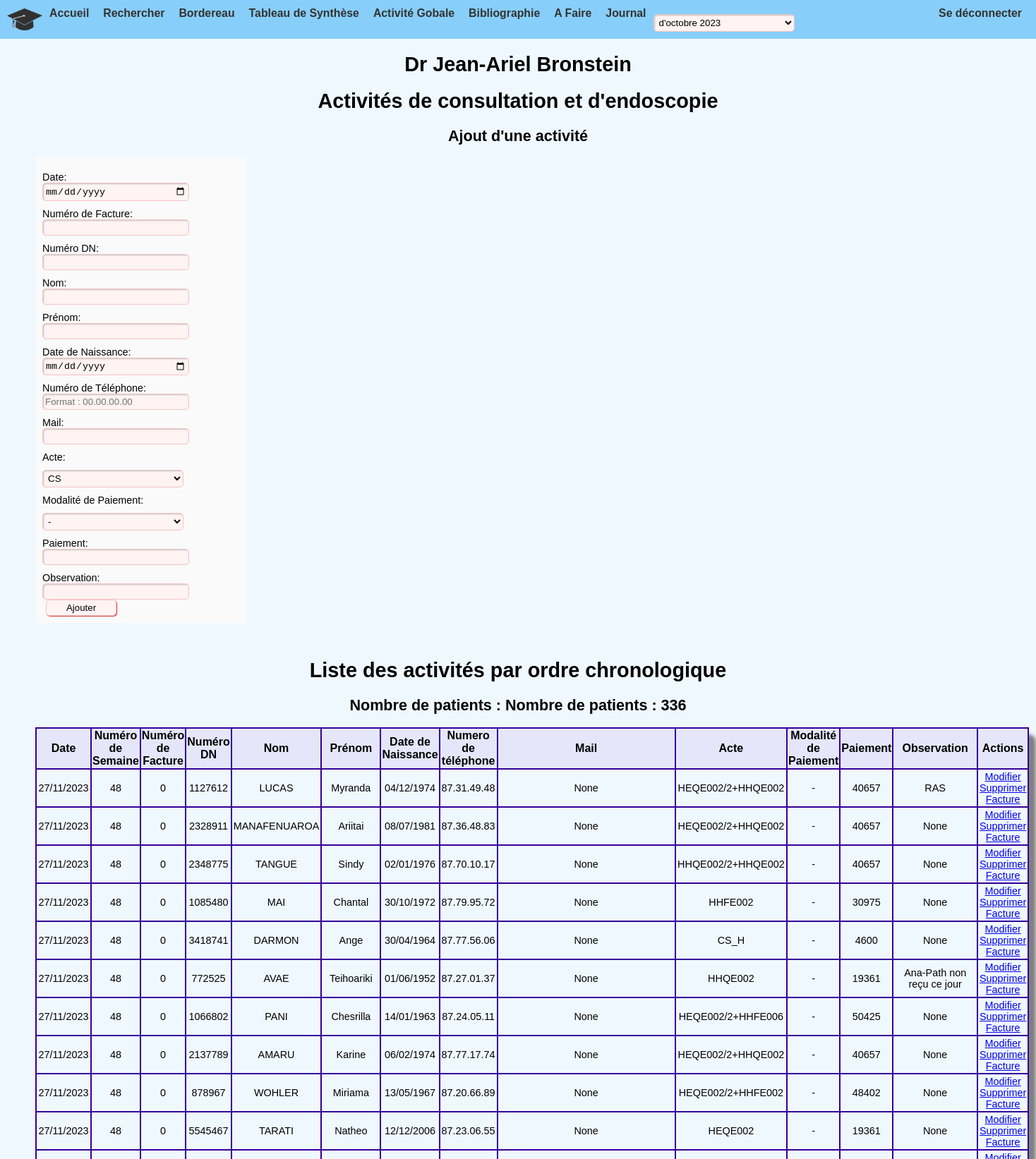
Screenshot of / (signed in, upper part) with the database file from the repository.
### app.py (models this page shows)
class Activite(db.Model):
    id = db.Column(db.Integer, primary_key=True)
    date = db.Column(db.Date, nullable=False)
    numero_semaine = db.Column(db.Integer)
    numero_facture = db.Column(db.Integer, nullable=False)
    dn = db.Column(db.Integer, nullable=False)
    nom = db.Column(db.String(50), nullable=False)
    prenom = db.Column(db.String(50), nullable=False)
    date_naissance = db.Column(db.Date, nullable=False)
    numero_telephone = db.Column(db.String(20), nullable=True)
    mail = db.Column(db.String(30), nullable=True)
    acte = db.Column(db.String(100), nullable=False)
    modalite_paiement = db.Column(db.String(50), nullable=False)
    paiement = db.Column(db.Integer, nullable=False)
    observation = db.Column(db.String(255))
    paiement_cps = db.Column(db.Integer, nullable=False)

### app.py (the view)
@app.route('/')
@login_required
def index():
    activites = Activite.query.all()
    return render_template('index.html', activites=activites, format_date=format_date)

### app.py (called while the page is built)
@login_manager.user_loader
def load_user(user_id):
    return User.query.get(int(user_id))

def format_date(date):
    return date.strftime('%d/%m/%Y')  # Ajustez selon le format de votre date

### templates/index.html (shortened to what this page needs)
{% extends "base.html" %}
{% block content %}
<!DOCTYPE html>
<html lang="fr">
<head>
</head>
<body>
    <h1 class="center-text">Dr Jean-Ariel Bronstein</h1>
    <h1 class="center-text">Activités de consultation et d'endoscopie</h1>
    <h2 class="center-text">Ajout d'une activité</h2>
    <form method="POST" action="{{ url_for('ajouter') }}">
        <div>
            <label for="date">Date:</label>
            <input type="date" id="date" name="date" required>
        </div>
        <div>
            <label for="numero_facture">Numéro de Facture:</label>
            <input type="text" id="numero_facture" name="numero_facture">
        </div>
        <div>
            <label for="dn">Numéro DN:</label>
            <input type="text" id="dn" name="dn" required>
        </div>
        <div>
            <label for="nom">Nom:</label>
            <input type="text" id="nom" name="nom" >
        </div>
        <div>
            <label for="prenom">Prénom:</label>
            <input type="text" id="prenom" name="prenom">
        </div>
        <div>
            <label for="date_naissance">Date de Naissance:</label>
            <input type="date" id="date_naissance" name="date_naissance">
        </div>
        <div>
            <label for="numero_telephone">Numéro de Téléphone:</label>
            <input type="text" id="numero_telephone" name="numero_telephone" pattern="\d{2}\.\d{2}\.\d{2}\.\d{2}" placeholder="Format : 00.00.00.00">
        </div>
        <div>
            <label for="mail">Mail:</label>
            <input type="email" id="mail" name="mail">
        </div>
        <div>
            <label for="acte">Acte:</label>
            <select id="acte" name="acte" required>
                <option value="CS">CS</option>
            </select>
        </div>
        <div>
            <label for="modalite_paiement">Modalité de Paiement:</label>
            <select id="modalite_paiement" name="modalite_paiement" required>
                <option value="-">-</option>
            </select>
        </div>
        <div>
            <label for="paiement">Paiement:</label>
            <input type="number" id="paiement" name="paiement">
        </div>
        <div>
            <label for="observation">Observation:</label>
            <input type="text" id="observation" name="observation">
        </div>
        <div>
            <input type="submit" value="Ajouter">
        </div>
    </form>
    <br>
    <br>
    <h1 class="center-text">Liste des activités par ordre chronologique</h1>
    <h2 class="center-text">Nombre de patients : <span id="rowCountMessage"></span></h2>
    <table class="center-text" id = monTableau border="1">
        <thead>
            <tr>
                <th>Date</th>
                <th>Numéro de Semaine</th>
                <th>Numéro de Facture</th>
                <th>Numéro DN</th>
                <th>Nom</th>
                <th>Prénom</th>
                <th>Date de Naissance</th>
                <th>Numero de téléphone</th>
                <th>Mail</th>
                <th>Acte</th>
                <th>Modalité de Paiement</th>
                <th>Paiement</th>
                <th>Observation</th>
                <th>Actions</th>
            </tr>
        </thead>
        <tbody>
            {% for activite in activites %}
            <tr>
                <td class="center-text">{{ format_date(activite.date) }}</td>
                <td class="center-text">{{ activite.numero_semaine }}</td>
                <td class="center-text">{{ activite.numero_facture }}</td>
                <td class="center-text">{{ activite.dn }}</td>
                <td class="center-text">{{ activite.nom }}</td>
                <td class="center-text">{{ activite.prenom }}</td>
                <td class="center-text">{{ format_date(activite.date_naissance) }}</td>
                <td class="center-text">{{ activite.numero_telephone }}</td>
                <td class="center-text">{{ activite.mail }}</td>
                <td class="center-text">{{ activite.acte }}</td>
                <td class="center-text">{{ activite.modalite_paiement }}</td>
                <td class="center-text">{{ activite.paiement }}</td>
                <td class="center-text">{{ activite.observation }}</td>
                <td>
                    <a href="{{ url_for('modifier', id=activite.id) }}">Modifier</a>
                    <a href="{{ url_for('supprimer', id=activite.id) }}">Supprimer</a>
                    <a href="{{ url_for('facture', id=activite.id) }}">Facture</a>
                </td>
            </tr>
            {% endfor %}
        </tbody>
    </table>
    <br>
</body>
</html>
{% endblock %}

### static/css/style.css (style rules this page uses)
body { background-color:aliceblue; margin: 0; }

### templates/index.html (style rules this page uses)
.center-text { text-align: center; }
body { font-family : Arial sans-serif; font-size : 11pt; }
table, td, th { border : 2px solid rgb(51, 0, 153); }
table { width : 80%; margin: auto; border-collapse : collapse; border-radius : 10px; box-shadow: 10px 10px 5px gray; }
th, caption { font-size : 12pt; font-weight : bold; }
th { text-align: center; background-color : rgb(230,230,250); }
td { margin: 2px; padding: 2px; }
body { font-family:"trebuchet ms",sans-serif; font-size:90%; }
form { background-color:#FAFAFA; padding:10px; width:280px; }
label { margin-top:10px; display:block; }
input, textarea, select, option { background-color:#FFF3F3; }
input, textarea, select { padding:3px; border:1px solid #F5C5C5; border-radius:5px; width:200px; box-shadow:1px 1px 2px #C0C0C0 inset; }
select { margin-top:10px; }
input[type=submit], input[type=reset] { width:100px; margin-left:5px; box-shadow:1px 1px 1px #D83F3D; cursor:pointer; }

### rows the page displays
Activite: date "27/11/2023", numero_semaine "48", numero_facture "0", dn "1127612", nom "LUCAS", prenom "Myranda", date_naissance "04/12/1974", numero_telephone "87.31.49.48", mail "None", acte "HEQE002/2+HHQE002", modalite_paiement "-", paiement "40657", observation "RAS"
Activite: date "27/11/2023", numero_semaine "48", numero_facture "0", dn "2328911", nom "MANAFENUAROA", prenom "Ariitai", date_naissance "08/07/1981", numero_telephone "87.36.48.83", mail "None", acte "HEQE002/2+HHQE002", modalite_paiement "-", paiement "40657", observation "None"
Activite: date "27/11/2023", numero_semaine "48", numero_facture "0", dn "2348775", nom "TANGUE", prenom "Sindy", date_naissance "02/01/1976", numero_telephone "87.70.10.17", mail "None", acte "HHQE002/2+HHQE002", modalite_paiement "-", paiement "40657", observation "None"
Activite: date "27/11/2023", numero_semaine "48", numero_facture "0", dn "1085480", nom "MAI", prenom "Chantal", date_naissance "30/10/1972", numero_telephone "87.79.95.72", mail "None", acte "HHFE002", modalite_paiement "-", paiement "30975", observation "None"
Activite: date "27/11/2023", numero_semaine "48", numero_facture "0", dn "3418741", nom "DARMON", prenom "Ange", date_naissance "30/04/1964", numero_telephone "87.77.56.06", mail "None", acte "CS_H", modalite_paiement "-", paiement "4600", observation "None"
Activite: date "27/11/2023", numero_semaine "48", numero_facture "0", dn "772525", nom "AVAE", prenom "Teihoariki", date_naissance "01/06/1952", numero_telephone "87.27.01.37", mail "None", acte "HHQE002", modalite_paiement "-", paiement "19361", observation "Ana-Path non reçu ce jour"
Activite: date "27/11/2023", numero_semaine "48", numero_facture "0", dn "1066802", nom "PANI", prenom "Chesrilla", date_naissance "14/01/1963", numero_telephone "87.24.05.11", mail "None", acte "HEQE002/2+HHFE006", modalite_paiement "-", paiement "50425", observation "None"
Activite: date "27/11/2023", numero_semaine "48", numero_facture "0", dn "2137789", nom "AMARU", prenom "Karine", date_naissance "06/02/1974", numero_telephone "87.77.17.74", mail "None", acte "HEQE002/2+HHQE002", modalite_paiement "-", paiement "40657", observation "None"
Activite: date "27/11/2023", numero_semaine "48", numero_facture "0", dn "878967", nom "WOHLER", prenom "Miriama", date_naissance "13/05/1967", numero_telephone "87.20.66.89", mail "None", acte "HEQE002/2+HHFE002", modalite_paiement "-", paiement "48402", observation "None"
Activite: date "27/11/2023", numero_semaine "48", numero_facture "0", dn "5545467", nom "TARATI", prenom "Natheo", date_naissance "12/12/2006", numero_telephone "87.23.06.55", mail "None", acte "HEQE002", modalite_paiement "-", paiement "19361", observation "None"
